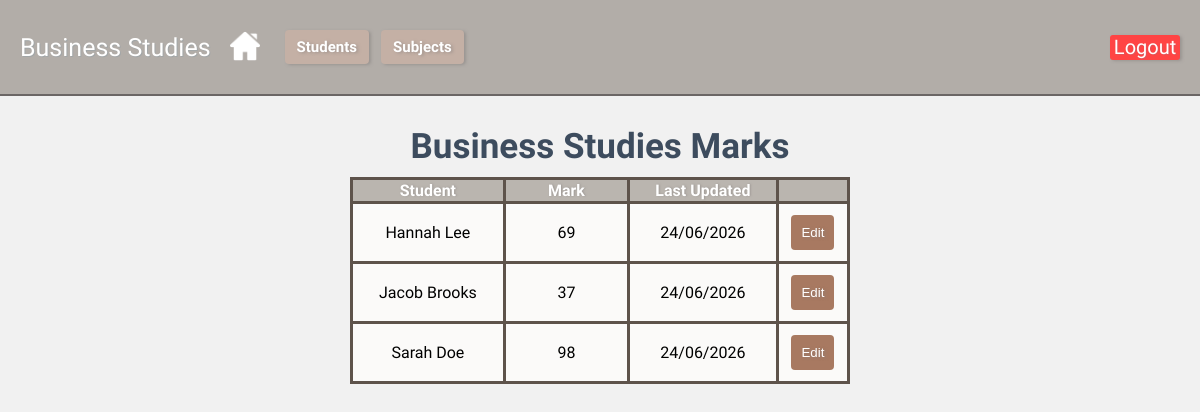
Page /subject/8 (signed in) on the committed database.
### tables this page shows
CREATE TABLE "subject" (`id` INTEGER PRIMARY KEY AUTOINCREMENT, `subject` TEXT);

CREATE TABLE "marks"(id INTEGER PRIMARY KEY AUTOINCREMENT,
student_id INTEGER, `subject_id` INTEGER,
subject TEXT NOT NULL,
"marks" INTEGER,
last_updated TIMESTAMP DEFAULT CURRENT_TIMESTAMP);

CREATE TABLE "students"(id INTEGER PRIMARY KEY AUTOINCREMENT,
"firstname" TEXT NOT NULL,
"lastname" TEXT NOT NULL);

### app.py (the view)
@app.route('/subject/<int:subject_id>')
def subject(subject_id):
    if 'user_id' not in session:
        return redirect(url_for('login'))
    db = get_db()
    students = db.execute('''
                          SELECT * FROM students
                          ORDER BY firstname ASC;
                          ''').fetchall()
    subjects = db.execute('''
                          SELECT * FROM subject
                          ORDER BY subject ASC;
                         ''').fetchall()
    try:
        subj_cols = [r[1] for r in db.execute("PRAGMA table_info(subject)").fetchall()]
    except sqlite3.OperationalError:
        subj_cols = []
    if 'name' in subj_cols:
        subject = db.execute('SELECT id, name as subject FROM subject WHERE id = ?', (subject_id,)).fetchone()
    elif 'subject' in subj_cols:
        subject = db.execute('SELECT id, subject as subject FROM subject WHERE id = ?', (subject_id,)).fetchone()
    else:
        subject = {'id': subject_id, 'subject': 'Unknown'}
    marks = db.execute('''
        SELECT m.id as id, m.marks as marks, m.last_updated as last_updated,
               s.id as student_id, s.firstname as firstname, s.lastname as lastname
        FROM Marks m
        JOIN students s ON m.student_id = s.id
        WHERE m.subject_id = ?
        ORDER BY s.firstname ASC
    ''', (subject_id,)).fetchall()
    edit_mark_id = request.args.get('edit')
    return render_template('subject.html', students=students, subject=subject, subjects=subjects, marks=marks, edit_mark_id=edit_mark_id)

### app.py (called while the page is built)
def get_db():
    db = sqlite3.connect('database/student_mark.db')
    db.row_factory = sqlite3.Row
    return db

### templates/subject.html (shortened to what this page needs)
{% extends "base.html" %}
{% block text %}{{ subject['subject'] }}{% endblock text %}
{% block content %}
<h2 class="heading2">{{ subject['subject'] }} Marks</h2>
<table border="1">
    <thead>
        <tr>
            <th>Student</th>
            <th>Mark</th>
            <th>Last Updated</th>
            <th></th>
        </tr>
    </thead>
    <tbody>
        {% for mark in marks %}
        <tr>
            <td>{{ mark['firstname'] }} {{ mark['lastname'] }}</td>
            <td>{{ mark['marks'] }}</td>
            <td>{{ mark['last_updated'] }}</td>
            <td>
                {% if edit_mark_id and edit_mark_id|int == mark['id'] %}
                <form action="{{ url_for('edit_subject', mark_id=mark['id']) }}" method="post"
                    style="display:flex; gap:6px; margin-left:4px; align-items:baseline;">
                    <input name="mark" type="number" min="0" max="100" value="{{ mark['marks'] }}" required>
                    <button class="save" type="submit">Save</button>
                    <button type="button" class="cancel" data-href="{{ url_for('subject', subject_id=subject['id']) }}" onclick="window.location=this.dataset.href">Cancel</button>
                </form>
                {% else %}
                <button class="edit" type="button" data-href="{{ url_for('subject', subject_id=subject['id'], edit=mark['id']) }}" onclick="window.location=this.dataset.href">Edit</button>
                {% endif %}
            </td>
        </tr>
        {% endfor %}
    </tbody>
</table>
{% endblock content %}

### static/css/style.css (style rules this page uses)
body { margin: 0; padding: 0; font-family: "Nunito"; background-image:url('https://imgh.in/host/sce4o3'); background-repeat:repeat; background-size:40%; background-color: #f0f0f0ec; background-blend-mode: lighten; }
.heading2 { margin-top:-10px; padding:0; color:#3d4c5e; text-align:center; align-items: center; font-size:35px; margin-bottom:0px; }
.edit { align-items: center; }
* { box-sizing: border-box; }
input, textarea, button { width: 100%; margin-bottom: 10px; padding: 5px; }
button { background-color: #c3afa3; color: white; padding: 10px; border: none; margin-top: 10px; }
table, th, td { border: #5e534b solid 3px; border-collapse: collapse; }
table { margin-left:auto; margin-right:auto; margin-top:10px; width:500px; background-color:#fbfaf9 }
th { background-color: #756b617c; color:white; font-weight: bold; text-shadow: 1px 0.4px 2px #86827f8c; }
tr { text-align:center; }
table td:nth-child(2) { width:25%; }
.edit { width:fit-content; background: #a87961; }
.cancel,.save,.edit { border-radius:4px; text-shadow: 2px 1px 3px #86827f8c; color:rgb(255, 255, 255); text-decoration:none; font-family: Arial; }

### rows in the picture
subject: subject "Business Studies"
marks: firstname "Hannah", lastname "Lee", marks "69", last_updated "24/06/2026"
marks: firstname "Jacob", lastname "Brooks", marks "37", last_updated "24/06/2026"
marks: firstname "Sarah", lastname "Doe", marks "98", last_updated "24/06/2026"
